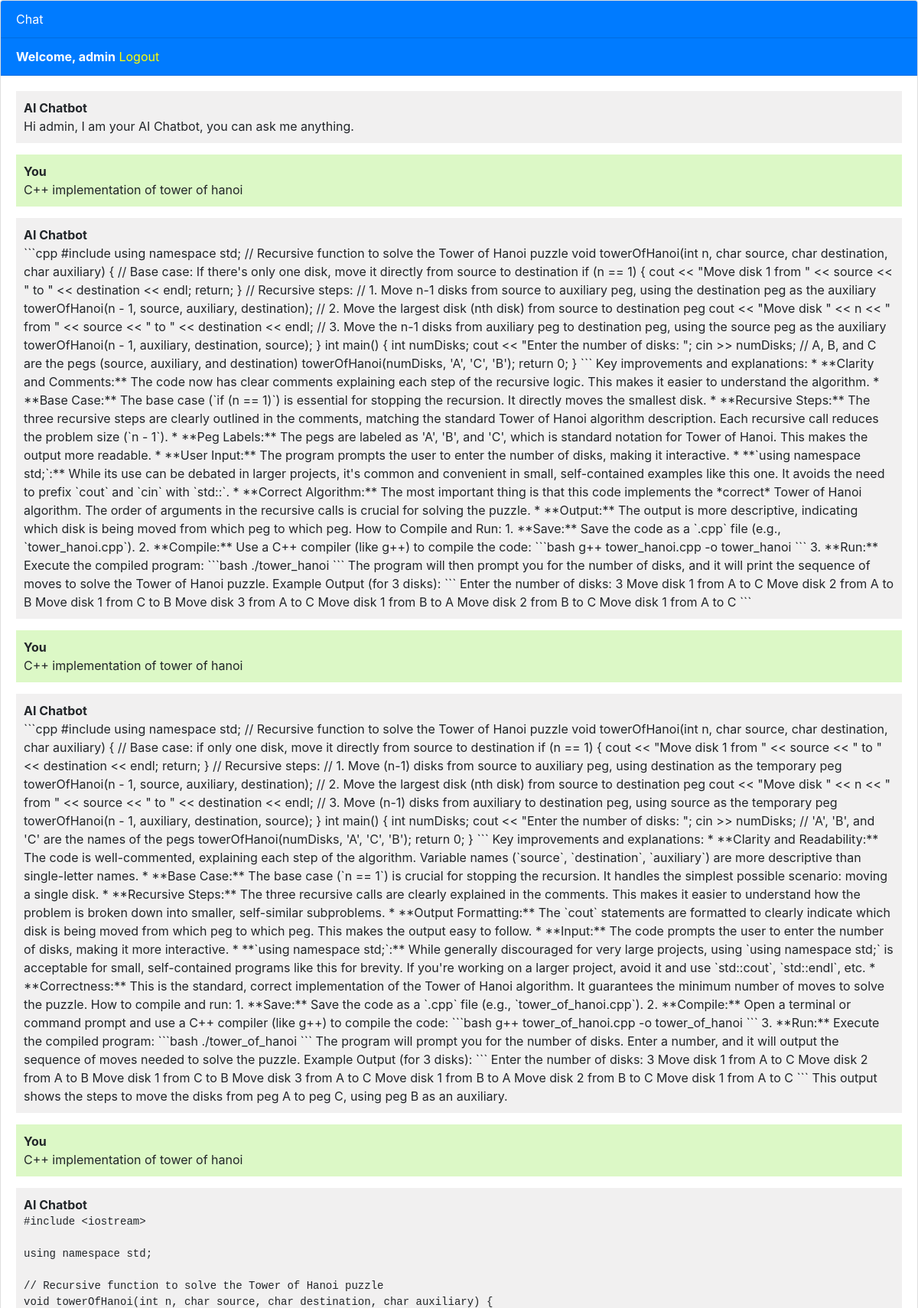
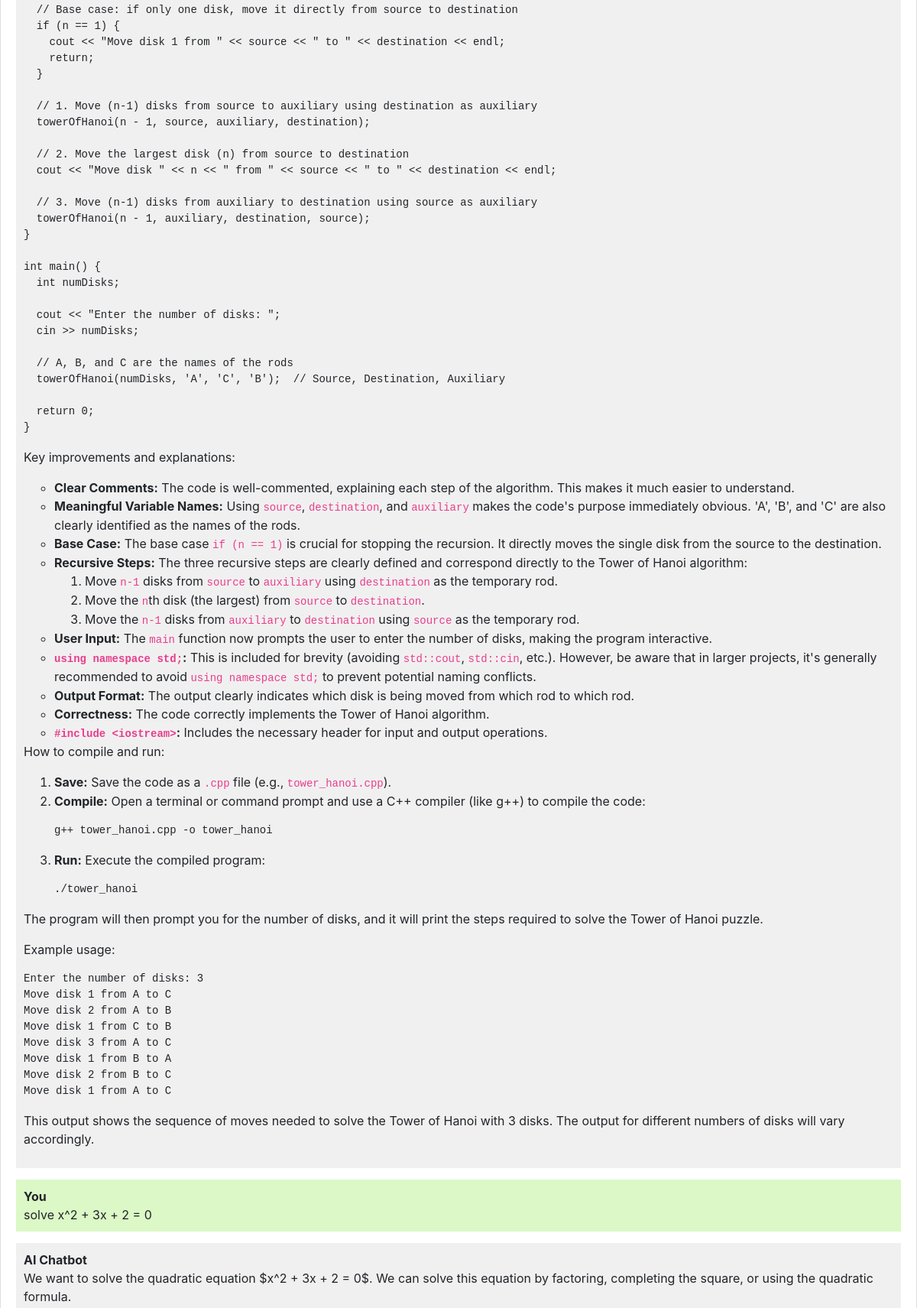
Screenshot of / (signed in, upper part) with the database file from the repository (2 pictures, top to bottom).
### chatbot/models.py (models this page shows, shortened)
class Chat( models.Model):
    user = models.ForeignKey( User , on_delete = models.CASCADE)
    message = models.TextField()
    response = models.TextField()
    created_at = models.DateTimeField(auto_now_add=True)

### chatbot/views.py (the view, shortened to what this page needs)
# urls.py: path( '' , views.chatbot , name='chatbot'),
def chatbot(request):
    chats = Chat.objects.filter( user = request.user   )
    return render(request, 'chatbot.html' , { 'chats' : chats })

### templates/chatbot.html (shortened to what this page needs)
{% extends 'base.html' %}
{% block content %}
<div class="chat-container">
  <div class="card flex-grow-1">
    <div class="card-header bg-primary text-white">Chat</div>
    {% if user.is_authenticated %}
      <div class="card-header bg-primary text-white">
        <b>Welcome, {{user.username}}</b>
        <a style="color: yellow;" href="logout">Logout</a>
      </div>
    {% else %}
      <div class="card-header bg-primary text-white">
        <a style="color: yellow" href="login">Login</a>
        <a style="color: yellow;" href="register">Register</a>
      </div>
    {% endif %}
    <div class="card-body messages-box">
      <ul class="list-unstyled messages-list">
        <li class="message received">
          <div class="message-text">
            <div class="message-sender"><b>AI Chatbot</b></div>
            <div class="message-content">
              Hi {{user.username}}, I am your AI Chatbot, you can ask me anything.
            </div>
          </div>
        </li>
        {% for chat in chats %}
          {% if chat.user == request.user %}
            <li class="message sent">
              <div class="message-text">
                <div class="message-sender"><b>You</b></div>
                <div class="message-content">{{ chat.message }}</div>
              </div>
            </li>
            <li class="message received">
              <div class="message-text">
                <div class="message-sender"><b>AI Chatbot</b></div>
                <div class="message-content">
                  {{ chat.response|safe }}
                </div>
              </div>
            </li>
          {% endif %}
        {% endfor %}
      </ul>
    </div>
    <br><br><br><br><br>
  </div>
</div>
<link rel="stylesheet" href="https://cdnjs.cloudflare.com/ajax/libs/highlight.js/11.7.0/styles/default.min.css">
{% endblock %}

### templates/base.html (shortened to what this page needs)
<!DOCTYPE html>
<html lang="en">
  <head>
    <link rel="stylesheet" href="https://stackpath.bootstrapcdn.com/bootstrap/4.3.1/css/bootstrap.min.css">
  </head>
  <body>
    {% block content %}{% endblock %}
  </body>
</html>

### templates/chatbot.html (style rules this page uses)
body, html { height: 100%; }
.messages-box { flex: 1; overflow-y: auto; }
.messages-list { padding-left: 0; }
.message { margin-bottom: 15px; list-style: none; }
.message-text { padding: 10px; border-radius: 5px; }
.sent { background-color: #dcf8c6; align-self: flex-end; }
.received { background-color: #f1f0f0; align-self: flex-start; }
.chat-container { height: 100%; display: flex; flex-direction: column; }

### rows the page displays
Chat: message "C++ implementation of tower of hanoi", response "```cpp #include using namespace std; // Recursive function to solve the Tower of Hanoi puzzle void towerOfHanoi(int n, char source, char destination, char auxiliary) { // Base case: If there's only one disk, move it directly from source to destination if (n == 1) { cout << \"Move disk 1 from \" << source << \" to \" << destination << endl; return; } // Recursive steps: // 1. Move n-1 disks from source to auxiliary peg, using the destination peg as the auxiliary towerOfHanoi(n - 1, source, auxiliary, destination); // 2. Move the largest disk (nth disk) from source to destination peg cout << \"Move disk \" << n << \" from \" << source << \" to \" << destination << endl; // 3. Move the n-1 disks from…"
Chat: message "C++ implementation of tower of hanoi", response "```cpp #include using namespace std; // Recursive function to solve the Tower of Hanoi puzzle void towerOfHanoi(int n, char source, char destination, char auxiliary) { // Base case: if only one disk, move it directly from source to destination if (n == 1) { cout << \"Move disk 1 from \" << source << \" to \" << destination << endl; return; } // Recursive steps: // 1. Move (n-1) disks from source to auxiliary peg, using destination as the temporary peg towerOfHanoi(n - 1, source, auxiliary, destination); // 2. Move the largest disk (nth disk) from source to destination peg cout << \"Move disk \" << n << \" from \" << source << \" to \" << destination << endl; // 3. Move (n-1) disks from auxiliary to…"
Chat: message "C++ implementation of tower of hanoi", response "#include <iostream> using namespace std; // Recursive function to solve the Tower of Hanoi puzzle void towerOfHanoi(int n, char source, char destination, char auxiliary) { // Base case: if only one disk, move it directly from source to destination if (n == 1) { cout << \"Move disk 1 from \" << source << \" to \" << destination << endl; return; } // 1. Move (n-1) disks from source to auxiliary using destination as auxiliary towerOfHanoi(n - 1, source, auxiliary, destination); // 2. Move the largest disk (n) from source to destination cout << \"Move disk \" << n << \" from \" << source << \" to \" << destination << endl; // 3. Move (n-1) disks from auxiliary to destination using source as auxiliary…"
Chat: message "solve x^2 + 3x + 2 = 0", response "We want to solve the quadratic equation $x^2 + 3x + 2 = 0$. We can solve this equation by factoring, completing the square, or using the quadratic formula."

### other values shown
{{ user.username }} "admin"
